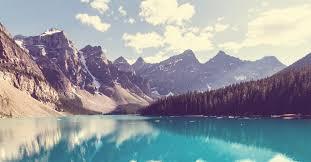
#> input picture Opencv/download3.png, 311 x 162 px, found by its file name
$ python cropping.py
#> lines starting #> are read from the running program, lines starting #| are printed output that depends on the picture
import cv2

path=r"D:\Users\YOGESH GAUR\PycharmProjects\opencv\download3.png"
img = cv2.imread(path)
#> img is the input picture: shape (162, 311, 3); mean B, G, R 160.3, 155.7, 149.4

height,width = img.shape[:2]
#> height = 162; width = 311

startRow,startCol = int(height*.25),int(width*.25)
#> startRow = 40; startCol = 77
endRow,endCol = int(height*.90),int(width*.90)
#> endRow = 145; endCol = 279

crop = img[startRow:endRow,startCol:endCol]
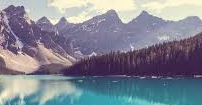
#> crop: shape (105, 202, 3); mean B, G, R 146.3, 133.2, 129

cv2.imshow('Original Image', img)
cv2.imshow('Cropped Image', crop)
cv2.waitKey(0)
cv2.destroyAllWindows()

$ run again, with Opencv/download1.png copied over Opencv/download3.png
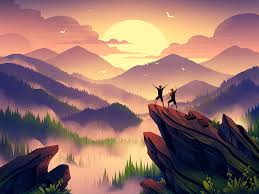
#> input picture Opencv/download1.png, 259 x 194 px, found by its file name
#> img is the input picture: shape (194, 259, 3); mean B, G, R 105.5, 110.5, 146.1
#> `crop = img[startRow:endRow,startCol:endCol]`:
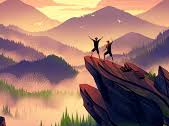
#> crop: shape (126, 169, 3); mean B, G, R 106.6, 116.6, 154.5

$ run again, with Opencv/aman.jpg saved as Opencv/download3.png
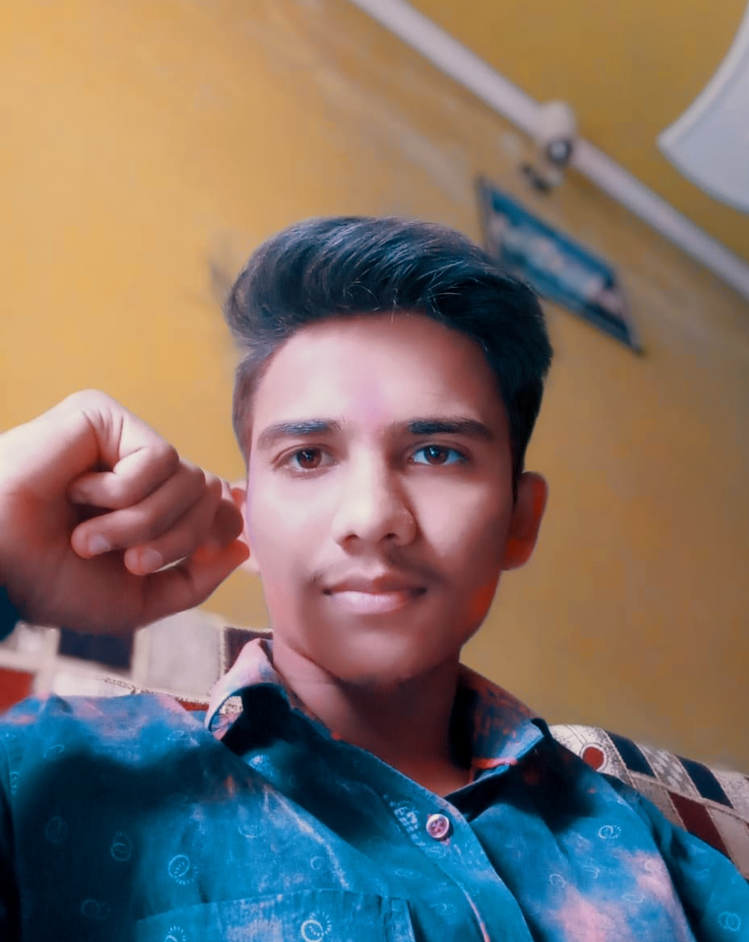
#> input picture Opencv/aman.jpg, 749 x 942 px, shrunk from 929 x 1169 before the run, found by its file name
#> img is the input picture: shape (942, 749, 3); mean B, G, R 103.9, 112.3, 125.9
#> `crop = img[startRow:endRow,startCol:endCol]`:
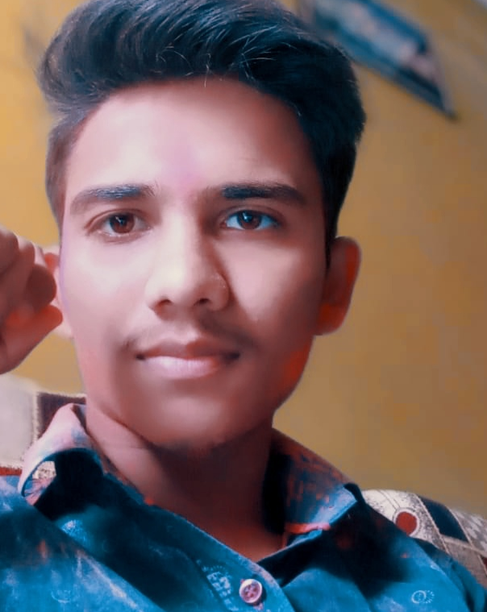
#> crop: shape (612, 487, 3); mean B, G, R 96.2, 96.4, 113.9
